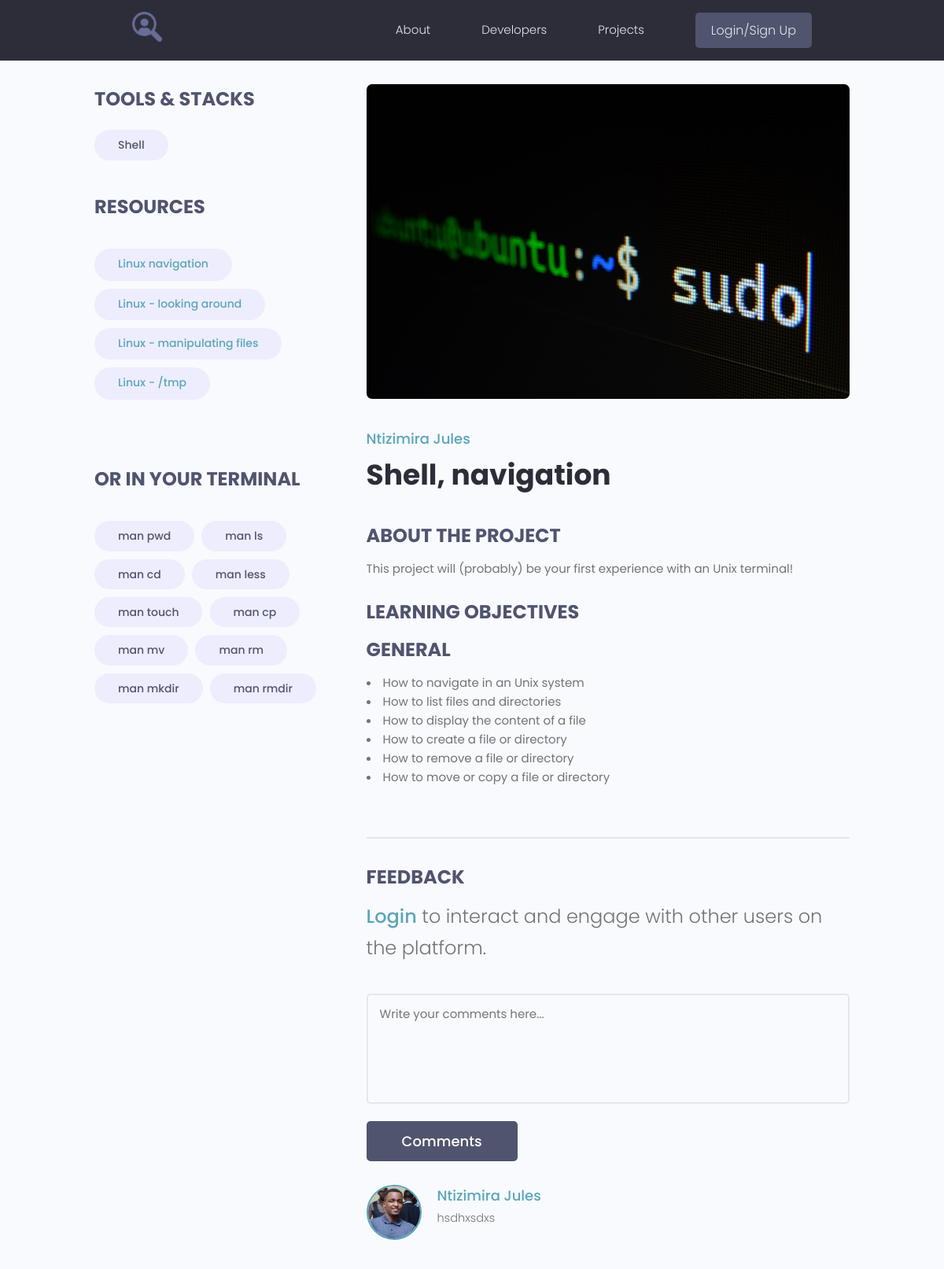
The app's page /single_project/25007e33-4761-4d61-a195-6f40b6ad773d with its own data.
### models/project.py (models this page shows, shortened)
class Tag (BaseModel, Base):
    __tablename__ = 'tags'
    name =  Column(String(200), nullable=False)

class Project(BaseModel, Base):
    __tablename__ = 'projects'
    user_id = Column(String(60), ForeignKey('users.id'), nullable=True)
    title = Column(String(150), nullable=False)
    description = Column(Text, nullable=True)
    demo_link = Column(String(2000), nullable=True)
    source_link = Column(Text, nullable=True)
    vote_ratio = Column(Integer, nullable=True)
    vote_count = Column(Integer, nullable=True)
    image_url = Column(String(2000), default='images/default.jpg')
    tags = relationship("Tag", secondary=project_tag, viewonly=False)
    comments = relationship("Comment", backref="project", cascade="all, delete-orphan")
    rates = relationship("Rate", backref="project", cascade="all, delete-orphan")
    links = relationship("Link", backref="project", cascade="all, delete-orphan")
    objectives = relationship("Objective", backref="project", cascade="all, delete-orphan")
    takeaways = relationship("Takeaway", backref="project", cascade="all, delete-orphan")
    subtitles = relationship("Subtitle", backref="project", cascade="all, delete-orphan")
    notes = relationship("Note", backref="project", cascade="all, delete-orphan")

### models/link.py (models this page shows, shortened)
class Link(BaseModel, Base):
    __tablename__ = 'links'
    name = Column(String(200), nullable=False)
    url = Column(String(2000), nullable=False)
    project_id = Column(String(60), ForeignKey('projects.id'), nullable=False)

### models/takeaway.py (models this page shows, shortened)
class Takeaway(BaseModel, Base):
    __tablename__ = 'takeaways'
    text = Column(String(200), nullable=False)
    project_id = Column(String(60), ForeignKey('projects.id'), nullable=False)

### models/user.py (models this page shows, shortened)
class Profile(BaseModel, Base):
    __tablename__ = 'profiles'
    user_id = Column(String(60), ForeignKey('users.id'))
    user = relationship("User", back_populates="profile")
    username = Column(String(150), nullable=False, unique=True)
    email = Column(String(150), nullable=False)
    name = Column(String(150), nullable=False)
    bio = Column(Text, nullable=True)
    location = Column(String(150), nullable=True)
    headline = Column(String(250), nullable=True)
    profile_image_url = Column(String(2000), default='images/profiles/user-default.png')
    social_github = Column(String(200), nullable=True)
    social_linkdin = Column(String(200), nullable=True)
    social_youtube = Column(String(200), nullable=True)
    social_twitter = Column(String(200), nullable=True)
    skills = relationship("Skill", backref="profile",
                          cascade="all, delete, delete-orphan")
    comments = relationship("Comment", backref="profile", cascade="all, delete-orphan")
    rates = relationship("Rate", backref="profile", cascade="all, delete-orphan")
    notes = relationship("Note", backref="profile", cascade="all, delete-orphan")

### models/subtitle.py (models this page shows, shortened)
class Subtitle(BaseModel, Base):
    __tablename__ = 'subtitles'
    text = Column(String(200), nullable=False)
    project_id = Column(String(60), ForeignKey('projects.id'), nullable=False)
    objectives = relationship("Objective", backref="subtitle", cascade="all, delete-orphan")

### models/objective.py (models this page shows, shortened)
class Objective(BaseModel, Base):
    __tablename__ = 'objectives'
    text = Column(String(2000), nullable=False)
    project_id = Column(String(60), ForeignKey('projects.id'), nullable=False)
    subtitle_id = Column(String(60), ForeignKey('subtitles.id'), nullable=True)

### models/comment.py (models this page shows, shortened)
class Comment(BaseModel, Base):
    __tablename__ = 'comments'
    project_id = Column(String(60), ForeignKey('projects.id', ondelete='CASCADE'), nullable=False)
    profile_id = Column(String(60), ForeignKey('profiles.id', ondelete='SET NULL'), nullable=True)
    text = Column(Text, nullable=True)

### webdynamic/views/projects.py (the view)
@app_views.route('/single_project/<id>', methods=['GET', 'POST'], strict_slashes=False)
def single_project(id):
    project = storage.get(Project, id)
    if project:
        return render_template('single_project.html', project=project)
    else:
        return redirect(url_for('app_views.projects'))

### models/engine/dbManager.py (called while the page is built)
    def all(self, cls=None):
        new_dict = {}
        for clss in classes:
            if cls is None or cls is classes[clss] or cls is clss:
                objs = self.__session.query(classes[clss]).all()
                for obj in objs:
                    key = obj.__class__.__name__ + '.' + obj.id
                    new_dict[key] = obj
        return (new_dict)

    def get(self, cls, id):
        for obj in self.all(cls).values():
            if id == obj.id:
                return obj

### webdynamic/app.py (called while the page is built)
def linebreaksbr(value):
    return Markup(value.replace('\n', '<br>'))

@app.context_processor
def inject_user():
    return dict(current_user=current_user)

### webdynamic/templates/single_project.html (shortened to what this page needs)
{% extends 'main.html' %}
{% block content %}
<main class="singleProject my-md">
    <div class="container">
      <div class="layout">
        <div class="column column--1of3">
          <h3 class="singleProject__subtitle">Tools & Stacks</h3>
          <div class="singleProject__toolStack">
            {% for tag in project.tags %}
            <span class="tag tag--pill tag--sub tag--lg">
              <small>{{tag.name}}</small>
            </span>
            {% endfor %}
          </div>
          {% if project.links %}
          <h3 class="singleProject__subtitle">Resources</h3>
          <br>
          {% for link in project.links %}
            <span class="tag tag--pill tag--sub tag--lg">
              <small><a href="{{link.url}}">{{link.name}}</a></small>
            </span>
            {% endfor %}
            {% endif %}
            <br>
            <br>
            <br>
            <br>
          {% if project.takeaways %}
          <h3 class="singleProject__subtitle">Or in your terminal</h3>
          <br>
            {% for takeaway in project.takeaways %}
              <span class="tag tag--pill tag--sub tag--lg">
                <small>{{takeaway.text}}</small>
              </span>
            {% endfor %}
          {% endif %}
        </div>
        <div class="column column--2of3">
          <img class="singleProject__preview" src="{{url_for('static', filename=project.image_url)}}" alt="portfolio thumbnail" />
          <a href="{{url_for('app_views.profile', profile_id=project.user.profile.id)}}" class="singleProject__developer">{{project.user.profile.name}}</a>
          <h2 class="singleProject__title">{{project.title}}</h2>
          {% if project.description %}
          <h3 class="singleProject__subtitle">About the Project</h3>
          <div class="singleProject__info">{{ project.description | linebreaksbr}}</div>
          <br>
          {% endif %}
          <h3 class="singleProject__subtitle">Learning Objectives</h3>
          {% if project.objectives %}
            {% for subtitle in project.subtitles %}
              <h3 class="singleProject__subtitle">{{subtitle.text}}</h3>
              {% for objective in subtitle.objectives %}
              <li>{{objective.text}}</li>
              {% endfor %}
              <br>
            {% endfor %}
          {% endif %}
          <div class="comments">
            <h3 class="singleProject__subtitle">Feedback</h3>
            <h5 class="project--rating">
              {% if current_user.is_authenticated %}
              Share your thoughts here
              {% else %}
              <a href="{{url_for('app_views.login')}}">Login</a> to interact and engage with other users on the platform.
              {% endif %}
            </h5>
            <form class="form" action="{{url_for('app_views.add_comment', project_id=project.id)}}" method="POST">
              <div class="form__field">
                <textarea class="input input--textarea" name="message" id="formInput#textarea"
                  placeholder="Write your comments here..."></textarea>
              </div>
              <input class="btn btn--sub btn--lg" type="submit" value="Comments" />
            </form>
            <div class="commentList">
                {% for comment in project.comments %}
              <div class="comment">
                <a href="{{url_for('app_views.profile', profile_id=comment.profile.id)}}">
                  <img class="avatar avatar--md"
                    src="{{url_for('static', filename=comment.profile.profile_image_url)}}" alt="user" />
                </a>
                <div class="comment__details">
                  <a href="{{url_for('app_views.profile', profile_id=comment.profile.id)}}" class="comment__author">{{comment.profile.name}}</a>
                  <p class="comment__info">{{comment.text}}</p>
                </div>
              </div>
              {% endfor %}
            </div>
          </div>
        </div>
      </div>
    </div>
  </main>
{% endblock %}

### webdynamic/static/styles/app.css (style rules this page uses)
:root { --color-sub: #2d2d39; }
.btn--sub { background-color: var(--color-sub-light); }
img { width: 100%; }
.singleProject .column--1of3 { order: 2; }
@media screen and (min-width: 1081px) { .singleProject .column--1of3 { order: 1; } }
@media screen and (min-width: 1081px) { .singleProject .column--2of3 { order: 2; } }
.singleProject__toolStack { margin-top: 2rem; margin-bottom: 4rem; }
.singleProject__preview { height: 50vh; object-fit: cover; object-position: top center; margin-bottom: 3rem; border-radius: 0.7rem; }
.singleProject__developer { font-size: 1.8rem; font-weight: 500; }
.singleProject__title { font-size: 3.6rem; font-weight: 700; color: var(--color-sub); margin-bottom: 3rem; }
.project--rating { margin-bottom: 1.6em; margin-top: .5em; }
.singleProject__subtitle { text-transform: uppercase; font-size: 2.4rem; font-weight: 700; color: var(--color-sub-light); margin-bottom: 1rem; }
.comments { margin-top: 4rem; padding-top: 3rem; border-top: 2px solid var(--color-light); }
.commentList { margin: 3rem 0; }
.comment { display: flex; gap: 2rem; }
.comment__author { font-size: 1.8rem; }
.comment__info { font-size: 1.45rem; }

### webdynamic/static/uikit/styles/modules/_variables.css (style rules this page uses)
:root { --color-main: #5aa5b9; --color-main-light: #e6faff; --color-sub: #3f4156; --color-sub-light: #51546e; --color-sub-lighter: #ededfd; --color-text: #737373; --color-gray: #8b8b8b; --color-light: #e5e7eb; --color-light-gray: #767676; --color-bg: #f8fafd; --color-white: #fffefd; --color-white-light: #f3f3f3; --color-success: #359e64; --color-success-bg: #def8e8; --color-error: #fc4b0b; --color-error-bg: #fff2ee; --font-base: 'Poppins', arial, helvetica, 'Segoe UI', roboto, ubuntu, sans-serif; --font-monospace: 'Fira Code', 'Courier New', courier, monospace; --font-regular: 300; --font-medium: 500; --font-bold: 700; --generic-shadow: 1px 1px 5px #00000010; --generic-transition: all 0.3s ease-in-out; }

### webdynamic/static/uikit/styles/modules/_base.css (style rules this page uses)
* { margin: 0; padding: 0; box-sizing: border-box; text-rendering: optimizeLegibility; color: inherit; font-size: inherit; }
html { font-size: 50%; }
@media only screen and (min-width: 480px) { html { font-size: 56.25%; } }
@media only screen and (min-width: 1200px) { html { font-size: 62.5%; } }
body { line-height: 1.6; font-weight: 400; font-size: 1.5rem; color: var(--color-text); background-color: var(--color-bg); min-height: 100vh; }

### webdynamic/static/uikit/styles/modules/_typography.css (style rules this page uses)
* { font-family: var(--font-base); }
h2 { font-size: 3.6rem; font-weight: var(--font-bold); }
h3 { font-size: 3.2rem; font-weight: var(--font-medium); }
h5 { font-size: 2.4rem; font-weight: var(--font-medium); }
h5, h6 { font-weight: var(--font-regular); }
p, span, strong { font-size: 1.6rem; color: var(--color-text); font-weight: var(--font-regular); }
a { padding-bottom: 2px; text-decoration: none; display: inline-block; color: var(--color-main); font-weight: var(--font-medium); }

### webdynamic/static/uikit/styles/modules/_utilities.css (style rules this page uses)
.container { width: 92%; max-width: 165rem; margin: 0 auto; box-sizing: border-box; }
@media screen and (min-width: 1000px) { .container { width: 90%; } }
@media screen and (min-width: 1200px) { .container { width: 80%; } }
.my-md { margin: 3rem auto; }

### webdynamic/static/uikit/styles/modules/_avatar.css (style rules this page uses)
.avatar { border-radius: 50%; border: 2px solid var(--color-main); object-fit: cover; }
.avatar--md { height: 7rem; width: 7rem; }

### webdynamic/static/uikit/styles/modules/_button.css (style rules this page uses)
.btn { display: inline-block; position: relative; cursor: pointer; background-color: var(--color-light); font-weight: var(--font-medium); color: var(--color-sub); text-decoration: none; padding: 1rem 2rem; border-radius: 0.5rem; border: none; width: -webkit-fit-content; width: -moz-fit-content; width: fit-content; height: -webkit-fit-content; height: -moz-fit-content; height: fit-content; font-size: 1.6rem; outline-width: 0; outline-color: transparent; -webkit-backface-visibility: hidden; backface-visibility: hidden; transition: all 0.3s ease-in-out; }
.btn--sub { background-color: var(--color-sub); color: var(--color-white); }
.btn--lg { font-size: 1.8rem; padding: 1.2rem 4.5rem; }

### webdynamic/static/uikit/styles/modules/_form.css (style rules this page uses)
.form { display: block; }
.form__field { margin-top: 1.5rem; margin-bottom: 1.5rem; }
input.input[type='text'], input.input[type='email'], input.input[type='password'], input.input[type='number'], textarea.input { min-width: 24rem; width: 100%; padding: 1.2rem 1.5rem; border-radius: 0.5rem; border: 2px solid var(--color-light); transition: all 0.3s ease-in-out; background-color: var(--color-bg); }
.input--textarea { width: 100%; min-height: 14rem; resize: none; }

### records on screen
Tag: name "Shell"
Link: name "Linux navigation"
Link: name "Linux - looking around"
Link: name "Linux - manipulating files"
Link: name "Linux - /tmp"
Takeaway: text "man pwd"
Takeaway: text "man ls"
Takeaway: text "man cd"
Takeaway: text "man less"
Takeaway: text "man touch"
Takeaway: text "man cp"
Takeaway: text "man mv"
Takeaway: text "man rm"
Takeaway: text "man mkdir"
Takeaway: text "man rmdir"
Project: image_url (picture), title "Shell, navigation", description "This project will (probably) be your first experience with an Unix terminal!"
Profile: user.profile.name "Ntizimira Jules"
Subtitle: text "GENERAL"
Objective: text "How to navigate in an Unix system"
Objective: text "How to list files and directories"
Objective: text "How to display the content of a file"
Objective: text "How to create a file or directory"
Objective: text "How to remove a file or directory"
Objective: text "How to move or copy a file or directory"
Comment: profile_image_url (picture), profile.name "Ntizimira Jules", text "hsdhxsdxs"
